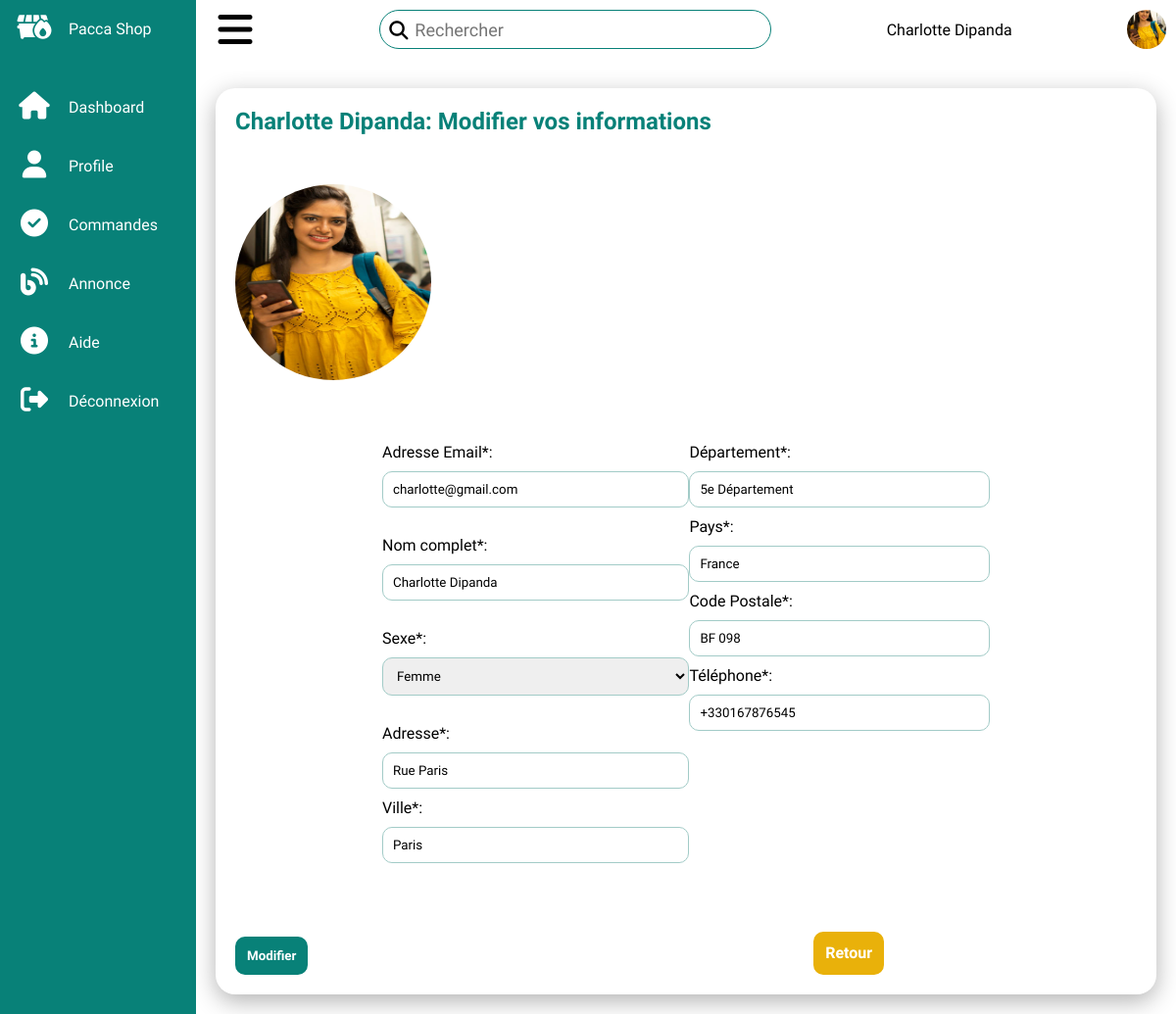
/customer/customer_update_profil.php (signed in), run on the app's committed database.
### tables this page shows
CREATE TABLE `customers` (
  `id` int(11) NOT NULL,
  `email` varchar(255) NOT NULL,
  `complete_name` varchar(400) NOT NULL,
  `profile_image` varchar(255) NOT NULL,
  `sexe` varchar(255) NOT NULL,
  `address` varchar(400) NOT NULL,
  `city` varchar(255) NOT NULL,
  `department` varchar(255) NOT NULL,
  `country` varchar(255) NOT NULL,
  `zip_code` varchar(255) NOT NULL,
  `phone` varchar(255) NOT NULL,
  `password` varchar(255) NOT NULL,
  `date` timestamp NOT NULL DEFAULT current_timestamp() ON UPDATE current_timestamp()
);

### customer/customer_update_profil.php (the view, shortened to what this page needs)
<?php
include "customer_base.php";
if(isset($_SESSION['customer'])) {
    global $con;
    $id = $_SESSION['customer']['id'];
    $select_query = "Select * from `customers` where id=$id";
    $result_query = mysqli_query($con, $select_query);
    $row = mysqli_fetch_assoc($result_query);
    $email = $row['email'];
    $complete_name = $row['complete_name'];
    $sexe = $row['sexe'];
    $profile_image = $row['profile_image'];
    $address = $row['address'];
    $city = $row['city'];
    $department = $row['department'];
    $country = $row['country'];
    $zipcode = $row['zip_code'];
    $phone = $row['phone'];
}
?>
<div style="display: block;" class="product">
<div class="add-product">
        <div class="cardHeader">
            <h2> <?= $_SESSION['customer']['complete_name'] ?>: Modifier vos informations</h2>
        </div>
        <form action="" method="post" enctype="multipart/form-data" onsubmit="return validate(this);">
        <img src="../<?= $profile_image ?>" alt="" width="200" height="200" style="border-radius: 50%; margin-bottom: 10px;">
            <div class="forme" >
            <div>
                <label for="emailaddress">Adresse Email*:</label>
                <input  type="email" name="emailaddress" value="<?= $email ?>" >
                <span id="emailaddress"></span> <br><br>
                <label for="complete_name">Nom complet*: </label>
                <input  type="text"  name="complete_name" value="<?= $complete_name ?>" >
                <span id="usrmsg"></span><br><br>
                <label for="sexe">Sexe*: </label>
                <select  name="sexe" id="sexe" >
                    <option value="<?= $sexe ?>"><?= $sexe ?></option>
                </select>
                <span id="sexemsg"></span><br><br>
                <label for="adresse">Adresse*:</label>
                <input  type="text" name="address" value="<?= $address ?>" >
                <span id="addressmsg"></span><br>
                <label for="city">Ville*: </label>
                <input  type="text" name="city" value="<?= $city ?>" >
                <span id="citymsg"></span><br>
                </div>
                <div>
                <label for="department">Département*: </label>
                <input  type="text"  name="department" value="<?= $department ?>">
                <span id="departmsg"></span><br>
                <label for="country">Pays*: </label>
                <input  type="text" name="country" value="<?= $country ?>">
                <span id="countrymsg"></span><br>
                <label for="zipcode">Code Postale*: </label>
                <input  type="text" name="zipcode" value="<?= $zipcode ?>" >
                <span id="codezipmsg"></span><br>
                <label for="phone">Téléphone*: </label>
                <input type="text"  name="phone" value="<?= $phone ?>" >
                <span id="phonemsg"></span><br>
            </div>
            </div>
                <div class="button-container">
                <input class="button-signup" type="submit" name="update_customer" value="Modifier"><br>
                <a class="button-cancel" href="customer_profil.php">Retour</a><br>
                </div>
            </form>
    </div>
</div>
<?php
include "customer_base_footer.php";
?>

### css/customer.css (style rules this page uses)
* { margin: 0; padding: 0; box-sizing: border-box; font-family: "Spartan", sans-serif; }
:root { --blue: #2a2185; --vert: #088178; --vert2: #0d1a19; --white: #fff; --gray: #f5f5f5; --black1: #222; --black2: #999; }
body { min-height: 100vh; overflow-x: hidden; }
.cardHeader h2 { font-weight: 600; color: var(--vert); }
.product { position: relative; width: 100%; padding: 20px; display: grid; grid-template-columns: 2fr 2fr; grid-gap: 30px; margin-top: 10px; }
.product .add-product { position: relative; display: grid; min-height: 500px; background: var(--white); padding: 20px; box-shadow: 0 7px 25px rgba(0, 0, 0, 0.3); border-radius: 20px; }
.product .cardHeader { display: flex; justify-content: space-between; align-items: flex-start; }
.product form { width: 100%; margin-top: 50px; }
.forme { display: flex; justify-content: space-between; padding: 50px 150px; }
.forme input, .forme select { width: 100%; padding: 10px 10px 10px 10px; margin: 10px 0 10px 0; border: 1px solid #a2cbc7; border-radius: 10px; }
.button-container { display: flex; justify-content: space-between; }
.button-signup { padding: 10px; background-color: #088178; border: 2px solid #088178; color: #fff; border-radius: 10px; font-weight: 600; margin-top: 15px; cursor: pointer; transition: 0.2s; }
.button-cancel { padding: 10px; background-color: #e9b10a; border: 2px solid #e9b10a; color: #fff; text-decoration: none; border-radius: 10px; font-weight: 600; margin-top: 10px; cursor: pointer; transition: 0.2s; }

### data on the page
customers: profile_image (picture), emailaddress "charlotte@gmail.com", complete_name "Charlotte Dipanda", sexe "Femme", address "Rue Paris", city "Paris", department "5e Département", country "France", zipcode "BF 098", phone "+330167876545"

### other printed values
$_SESSION['customer']['complete_name'] "Charlotte Dipanda"
